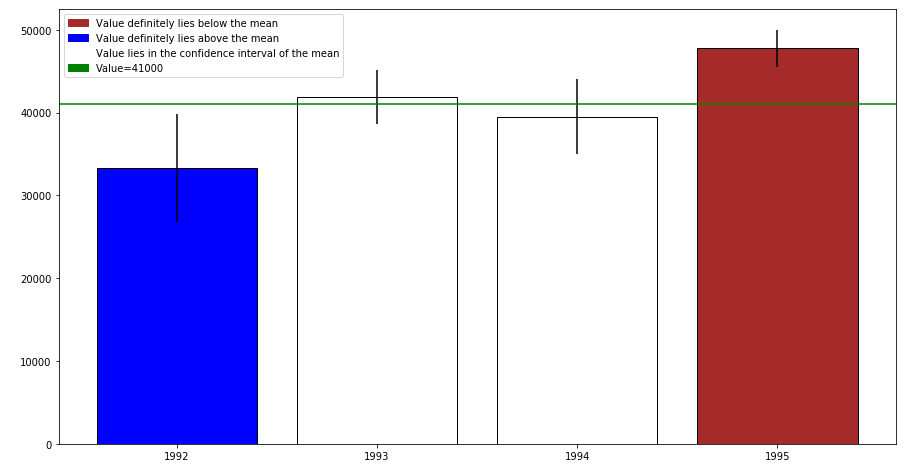

Reproduce this figure in Python.

# coding: utf-8

# # Assignment 3 - Building a Custom Visualization
# 
# ---
# 
# In this assignment you must choose one of the options presented below and submit a visual as well as your source code for peer grading. The details of how you solve the assignment are up to you, although your assignment must use matplotlib so that your peers can evaluate your work. The options differ in challenge level, but there are no grades associated with the challenge level you chose. However, your peers will be asked to ensure you at least met a minimum quality for a given technique in order to pass. Implement the technique fully (or exceed it!) and you should be able to earn full grades for the assignment.
# 
# 
# &nbsp;&nbsp;&nbsp;&nbsp;&nbsp;&nbsp;Ferreira, N., Fisher, D., & Konig, A. C. (2014, April). [Sample-oriented task-driven visualizations: allowing users to make better, more confident decisions.](https://www.microsoft.com/en-us/research/wp-content/uploads/2016/02/Ferreira_Fisher_Sample_Oriented_Tasks.pdf) 
# &nbsp;&nbsp;&nbsp;&nbsp;&nbsp;&nbsp;In Proceedings of the SIGCHI Conference on Human Factors in Computing Systems (pp. 571-580). ACM. ([video](https://www.youtube.com/watch?v=BI7GAs-va-Q))
# 
# 
# In this [paper](https://www.microsoft.com/en-us/research/wp-content/uploads/2016/02/Ferreira_Fisher_Sample_Oriented_Tasks.pdf) the authors describe the challenges users face when trying to make judgements about probabilistic data generated through samples. As an example, they look at a bar chart of four years of data (replicated below in Figure 1). Each year has a y-axis value, which is derived from a sample of a larger dataset. For instance, the first value might be the number votes in a given district or riding for 1992, with the average being around 33,000. On top of this is plotted the 95% confidence interval for the mean (see the boxplot lectures for more information, and the yerr parameter of barcharts).
# 
# <br>
# <img src="readonly/Assignment3Fig1.png" alt="Figure 1" style="width: 400px;"/>
# <h4 style="text-align: center;" markdown="1">  &nbsp;&nbsp;&nbsp;&nbsp;&nbsp;&nbsp;&nbsp;&nbsp;Figure 1 from (Ferreira et al, 2014).</h4>
# 
# <br>
# 
# A challenge that users face is that, for a given y-axis value (e.g. 42,000), it is difficult to know which x-axis values are most likely to be representative, because the confidence levels overlap and their distributions are different (the lengths of the confidence interval bars are unequal). One of the solutions the authors propose for this problem (Figure 2c) is to allow users to indicate the y-axis value of interest (e.g. 42,000) and then draw a horizontal line and color bars based on this value. So bars might be colored red if they are definitely above this value (given the confidence interval), blue if they are definitely below this value, or white if they contain this value.
# 
# 
# <br>
# <img src="readonly/Assignment3Fig2c.png" alt="Figure 1" style="width: 400px;"/>
# <h4 style="text-align: center;" markdown="1">  Figure 2c from (Ferreira et al. 2014). Note that the colorbar legend at the bottom as well as the arrows are not required in the assignment descriptions below.</h4>
# 
# <br>
# <br>
# 
# **Easiest option:** Implement the bar coloring as described above - a color scale with only three colors, (e.g. blue, white, and red). Assume the user provides the y axis value of interest as a parameter or variable.
# 
# 
# **Harder option:** Implement the bar coloring as described in the paper, where the color of the bar is actually based on the amount of data covered (e.g. a gradient ranging from dark blue for the distribution being certainly below this y-axis, to white if the value is certainly contained, to dark red if the value is certainly not contained as the distribution is above the axis).
# 
# **Even Harder option:** Add interactivity to the above, which allows the user to click on the y axis to set the value of interest. The bar colors should change with respect to what value the user has selected.
# 
# **Hardest option:** Allow the user to interactively set a range of y values they are interested in, and recolor based on this (e.g. a y-axis band, see the paper for more details).
# 
# ---
# 
# *Note: The data given for this assignment is not the same as the data used in the article and as a result the visualizations may look a little different.*

# In[28]:

# Use the following data for this assignment:

import matplotlib as mpl
import matplotlib.pyplot as plt
import pandas as pd
import numpy as np
from math import sqrt
import matplotlib.patches as mpatch

np.random.seed(12345)

df = pd.DataFrame([np.random.normal(32000,200000,3650), 
                   np.random.normal(43000,100000,3650), 
                   np.random.normal(43500,140000,3650), 
                   np.random.normal(48000,70000,3650)], 
                  index=[1992,1993,1994,1995])
df.head()


# In[31]:

dfT = df.T             #Transpose of the dataframe.
data = dfT.describe()
#We have the standard deviation for the distributions. We can directly use this
#to compute the 95% confidence interval of the mean. We DON'T have to use the
#standard deviations of the sample data for this.
value_of_interest = 41000
std = [200000,100000,140000,70000]
year = [1992,1993,1994,1995]

plt.figure(figsize=(20,10))
fig, ax = plt.subplots()

#I'm going with the easiest case in which only 3 colors are used to indicate 
#the position of the value of interest.
for i in range(4):
    avg = data.loc['mean',year[i]]
    y_err = (1.96*std[i])/sqrt(3650)        #Relation for 95% confidence interval.
    if value_of_interest > (avg + y_err):
        clr = 'blue'
    elif value_of_interest < (avg - y_err):
        clr = 'brown'
    else: 
        clr = 'white'   
    ax.bar(year[i], avg, width=0.8, color = clr,edgecolor = 'black', yerr = y_err)
    
ax.axhline(y=value_of_interest,color = 'green')  
ax.set_xticks([1992,1993,1994,1995])
ax.set_xticklabels(['1992','1993','1994','1995'])

brown_data = mpatch.Patch(color = 'brown',label = 'Value definitely lies below the mean')
blue_data = mpatch.Patch(color = 'blue',label = 'Value definitely lies above the mean')
white_data = mpatch.Patch(color = 'white',label = 'Value lies in the confidence interval of the mean')
green_line = mpatch.Patch(color = 'green', label = 'Value={}'.format(value_of_interest))
ax.legend(handles=[brown_data, blue_data, white_data, green_line])


# In[32]:

plt.show()


# In[ ]:
